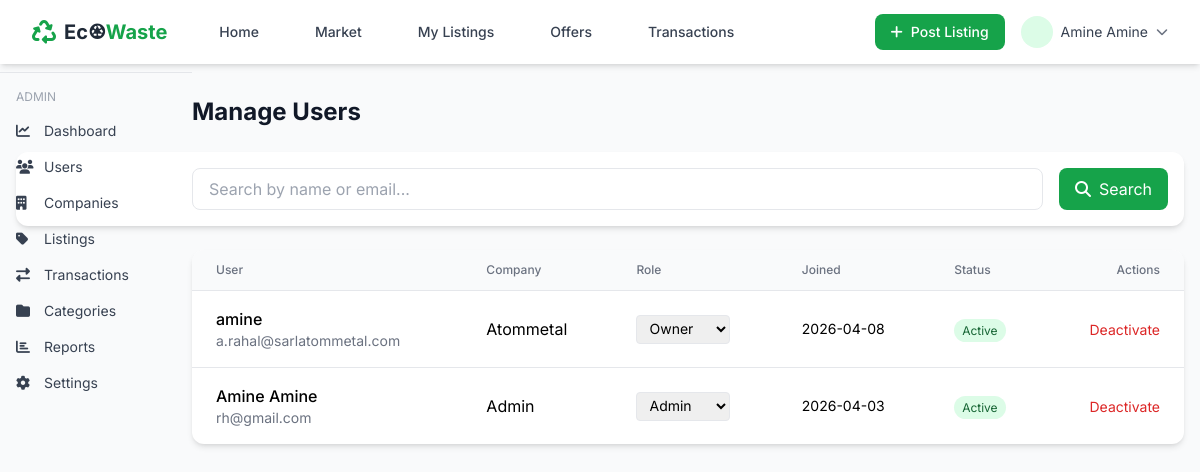
The app's page /admin/users (signed in) with its own data.
### app/auth/models.py (models this page shows, shortened)
class User(db.Model,UserMixin):
    __tablename__ = 'user'
    id = db.Column(db.Integer(),primary_key=True)
    company_id = db.Column(db.Integer(),db.ForeignKey('company.id'))
    full_name = db.Column(db.String(length=30),nullable=False)
    phone = db.Column(db.String(length=30),nullable=False)
    email = db.Column(db.String(length=50),nullable=False,index=True)
    email_verified=db.Column(db.Boolean(),default=False)
    password_hash=db.Column(db.String(length=50),nullable=False)
    role = db.Column(db.String(length=30),nullable=False)  # owner, manager, employee
    authorized=db.Column(db.Boolean(),default=True)
    created_at = db.Column(db.DateTime(timezone=True), server_default=db.func.now())
    owned_company = db.relationship("Company", back_populates="users")
    items = db.relationship('Item', back_populates='owned_user',lazy=True)
    notifications = db.relationship('Notification', back_populates='user')
    transactions_as_seller_manager = db.relationship('Transaction',foreign_keys='Transaction.seller_manager_id', back_populates='seller_manager',lazy=True)
    transactions_as_buyer_manager = db.relationship('Transaction',foreign_keys='Transaction.buyer_manager_id',  back_populates='buyer_manager',lazy=True)
    reviews_written = db.relationship('Review', back_populates='reviewer',foreign_keys='Review.reviewer_id')
    @property
    def password(self):
        return self.password

class Company(db.Model):
    id = db.Column(db.Integer(),primary_key=True)
    name = db.Column(db.String(length=30),nullable=False,unique=True)
    email = db.Column(db.String(200))
    phone = db.Column(db.String(50))
    website = db.Column(db.String(200))
    logo = db.Column(db.String(200))
    rating_avg= db.Column(db.Integer(),default=0)
    total_reviews=db.Column(db.Integer(),default=0)
    address = db.Column(db.String(length=30),nullable=False)
    country = db.Column(db.String(length=30),nullable=False)
    city = db.Column(db.String(length=30),nullable=False)
    company_type = db.Column(db.String(length=30),nullable=False) #generator, recycler, trader
    activity = db.Column(db.String(length=30),nullable=False)
    rc = db.Column(db.String(length=30))
    nif = db.Column(db.String(length=30))
    nis = db.Column(db.String(length=30))
    referal = db.Column(db.String(length=30))
    verified=db.Column(db.Boolean(),default=False)
    verified_by= db.Column(db.Integer())
    verified_at=db.Column(db.DateTime(timezone=True))
    created_at = db.Column(db.DateTime(timezone=True), server_default=db.func.now())
    items = db.relationship('Item', back_populates='owned_company',lazy=True)
    users = db.relationship('User', back_populates='owned_company',lazy=True)
    buy_transactions=db.relationship('Transaction', back_populates='buyer_company',foreign_keys="Transaction.buyer_company_id",lazy=True)
    sell_transactions=db.relationship('Transaction', back_populates='seller_company',foreign_keys="Transaction.seller_company_id",lazy=True)
    offers = db.relationship("Offer",foreign_keys="Offer.sender_company_id",back_populates="sender_company",lazy=True)
    reviews = db.relationship('Review', back_populates='company')

### app/admin/routes.py (the view)
    @login_required
    def decorated_function(*args, **kwargs):
        if current_user.role != 'admin':
            flash('Access denied. Admin privileges required.', 'danger')
            return redirect(url_for('home'))
        return f(*args, **kwargs)

### app/admin/routes.py (called while the page is built)
def admin_required(f):
    @login_required
    def decorated_function(*args, **kwargs):
        if current_user.role != 'admin':
            flash('Access denied. Admin privileges required.', 'danger')
            return redirect(url_for('home'))
        return f(*args, **kwargs)
    decorated_function.__name__ = f.__name__
    return decorated_function

@bp.route('/users')
@admin_required
def users():
    page = request.args.get('page', 1, type=int)
    per_page = 20
    search = request.args.get('search', '')
    query = User.query
    if search:
        query = query.filter(
            User.email.ilike(f'%{search}%') |
            User.first_name.ilike(f'%{search}%') |
            User.last_name.ilike(f'%{search}%')
        )
    pagination = query.order_by(desc(User.created_at)).paginate(page=page, per_page=per_page)
    users = pagination.items
    return render_template('users.html', users=users, pagination=pagination, search=search)

### app/auth/models.py (called while the page is built)
@login_manager.user_loader
def load_user(user_id):
    return User.query.get(int(user_id))

### app/admin/templates/users.html (shortened to what this page needs)
{% extends "base.html" %}
{% block content %}
<div class="bg-gray-50 min-h-screen py-8">
    <div class="max-w-7xl mx-auto px-4">
        <div class="flex justify-between items-center mb-6">
            <h1 class="text-2xl font-bold text-gray-900">Manage Users</h1>
        </div>
        <div class="bg-white rounded-xl shadow-md p-4 mb-6">
            <form method="GET" class="flex gap-4">
                <input type="text" name="search" value="{{ search }}"
                       placeholder="Search by name or email..."
                       class="flex-1 border rounded-lg px-4 py-2">
                <button type="submit" class="px-4 py-2 bg-green-600 text-white rounded-lg hover:bg-green-700">
                    <i class="fas fa-search mr-2"></i>Search
                </button>
            </form>
        </div>
        <div class="bg-white rounded-xl shadow-md overflow-hidden">
            <table class="min-w-full divide-y divide-gray-200">
                <thead class="bg-gray-50">
                    <tr>
                        <th class="px-6 py-3 text-left text-xs font-medium text-gray-500">User</th>
                        <th class="px-6 py-3 text-left text-xs font-medium text-gray-500">Company</th>
                        <th class="px-6 py-3 text-left text-xs font-medium text-gray-500">Role</th>
                        <th class="px-6 py-3 text-left text-xs font-medium text-gray-500">Joined</th>
                        <th class="px-6 py-3 text-left text-xs font-medium text-gray-500">Status</th>
                        <th class="px-6 py-3 text-right text-xs font-medium text-gray-500">Actions</th>
                    </tr>
                </thead>
                <tbody class="divide-y divide-gray-200">
                    {% for user in users %}
                    <tr>
                        <td class="px-6 py-4">
                            <div>
                                <p class="font-medium">{{ user.full_name }}</p>
                                <p class="text-sm text-gray-500">{{ user.email }}</p>
                            </div>
                        </td>
                        <td class="px-6 py-4">{{ user.owned_company.name if user.owned_company else '-' }}</td>
                        <td class="px-6 py-4">
                            <form method="POST" action="{{ url_for('admin.change_user_role', user_id=user.id) }}" class="inline">
                                <select name="role" onchange="this.form.submit()" class="text-sm border rounded px-2 py-1">
                                    <option value="admin" {% if user.role == 'admin' %}selected{% endif %}>Admin</option>
                                    <option value="owner" {% if user.role == 'owner' %}selected{% endif %}>Owner</option>
                                </select>
                            </form>
                        </td>
                        <td class="px-6 py-4 text-sm">{{ user.created_at.strftime('%Y-%m-%d') }}</td>
                        <td class="px-6 py-4">
                            <span class="px-2 py-1 text-xs rounded-full {% if user.is_active %}bg-green-100 text-green-800{% else %}bg-red-100 text-red-800{% endif %}">
                                {{ 'Active' if user.is_active else 'Inactive' }}
                            </span>
                        </td>
                        <td class="px-6 py-4 text-right">
                            <form method="POST" action="{{ url_for('admin.toggle_user_status', user_id=user.id) }}" class="inline">
                                <button type="submit" class="text-sm {% if user.is_active %}text-red-600 hover:text-red-800{% else %}text-green-600 hover:text-green-800{% endif %}">
                                    {% if user.is_active %}Deactivate{% else %}Activate{% endif %}
                                </button>
                            </form>
                        </td>
                    </tr>
                    {% endfor %}
                </tbody>
            </table>
        </div>
    </div>
</div>
{% endblock %}

### app/templates/base.html (shortened to what this page needs)
<!DOCTYPE html>
<html lang="en">
<head>
    <script src="https://cdn.tailwindcss.com"></script>
    <link rel="stylesheet" href="https://cdnjs.cloudflare.com/ajax/libs/font-awesome/6.4.0/css/all.min.css">
</head>
<body class="bg-gray-50">
    <nav class="bg-white shadow-md sticky top-0 z-50">
        <div class="max-w-7xl mx-auto px-4 sm:px-6 lg:px-8">
            <div class="flex justify-between h-16">
                <div class="flex items-center">
                    <a href="{{ url_for('home') }}" class="flex items-center space-x-2">
                        <i class="fas fa-recycle text-2xl text-green-600"></i>
                        <span class="font-bold text-xl text-gray-800">Ec♼<span class="text-green-600">Waste</span></span>
                    </a>
                    <div class="hidden md:flex ml-10 space-x-8">
                        <a href="{{ url_for('home') }}" class="text-gray-700 hover:text-green-600 px-3 py-2 text-sm font-medium {% if request.endpoint == 'main.index' %}text-green-600 border-b-2 border-green-600{% endif %}">
                            Home
                        </a>
                        <a  href="{{url_for('listings.market_category')}}" class="text-gray-700 hover:text-green-600 px-3 py-2 text-sm font-medium ">
                            Market
                        </a>
                        {% if current_user.is_authenticated %}
                        <a href="{{ url_for('listings.listings') }}" class="text-gray-700 hover:text-green-600 px-3 py-2 text-sm font-medium">
                            My Listings
                        </a>
                        <a href="{{ url_for('offers.index') }}" class="text-gray-700 hover:text-green-600 px-3 py-2 text-sm font-medium">
                            Offers
                        </a>
                        <a href="{{ url_for('transactions.index') }}" class="text-gray-700 hover:text-green-600 px-3 py-2 text-sm font-medium">
                            Transactions
                        </a>
                        {% endif %}
                    </div>
                </div>
                <div class="flex items-center space-x-4">
                    {% if current_user.is_authenticated %}
                    <a href="{{ url_for('listings.listing_select_category') }}" class="bg-green-600 text-white px-4 py-2 rounded-lg text-sm font-medium hover:bg-green-700 transition">
                        <i class="fas fa-plus mr-2"></i>Post Listing
                    </a>
                    <div class="relative group">
                        <button class="flex items-center space-x-2 focus:outline-none">
                            {% if current_user.avatar_url %}
                            <img src="{{ current_user.avatar_url }}" class="w-8 h-8 rounded-full object-cover">
                            {% else %}
                            <div class="w-8 h-8 rounded-full bg-green-100 flex items-center justify-center">
                            </div>
                            {% endif %}
                            <span class="text-sm text-gray-700 hidden md:inline">{{ current_user.full_name }}</span>
                            <i class="fas fa-chevron-down text-xs text-gray-500"></i>
                        </button>
                    </div>
                    {% endif %}
                </div>
            </div>
        </div>
    </nav>
    {% if current_user.is_authenticated and current_user.role == 'admin' %}
<div class="border-t mt-2 pt-2 w-48 float-left">
    <div class="px-4 py-2 text-xs text-gray-400 uppercase">Admin</div>
    <a href="{{ url_for('admin.dashboard') }}" class="block px-4 py-2 text-sm text-gray-700 hover:bg-gray-100">
        <i class="fas fa-chart-line w-5 mr-2"></i>Dashboard
    </a>
    <a href="{{ url_for('admin.users') }}" class="block px-4 py-2 text-sm text-gray-700 hover:bg-gray-100">
        <i class="fas fa-users w-5 mr-2"></i>Users
    </a>
    <a href="{{ url_for('admin.companies') }}" class="block px-4 py-2 text-sm text-gray-700 hover:bg-gray-100">
        <i class="fas fa-building w-5 mr-2"></i>Companies
    </a>
    <a href="{{ url_for('admin.listings') }}" class="block px-4 py-2 text-sm text-gray-700 hover:bg-gray-100">
        <i class="fas fa-tag w-5 mr-2"></i>Listings
    </a>
    <a href="{{ url_for('admin.transactions') }}" class="block px-4 py-2 text-sm text-gray-700 hover:bg-gray-100">
        <i class="fas fa-exchange-alt w-5 mr-2"></i>Transactions
    </a>
    <a href="{{ url_for('admin.categories') }}" class="block px-4 py-2 text-sm text-gray-700 hover:bg-gray-100">
        <i class="fas fa-folder w-5 mr-2"></i>Categories
    </a>
    <a href="{{ url_for('admin.reports') }}" class="block px-4 py-2 text-sm text-gray-700 hover:bg-gray-100">
        <i class="fas fa-chart-bar w-5 mr-2"></i>Reports
    </a>
    <a href="{{ url_for('admin.settings') }}" class="block px-4 py-2 text-sm text-gray-700 hover:bg-gray-100">
        <i class="fas fa-cog w-5 mr-2"></i>Settings
    </a>
</div>
{% endif %}
    <main>
        {% block content %}{% endblock %}
    </main>
</body>
</html>

### app/templates/base.html (style rules this page uses)
* { font-family: 'Inter', sans-serif; }

### records on screen
User: full_name "Amine Amine", email "rh@gmail.com", owned_company "Admin", role "Admin", created_at "2026-04-03", is_active "Active"
User: full_name "amine", email "a.rahal@sarlatommetal.com", owned_company "Atommetal", role "Owner", created_at "2026-04-08", is_active "Active"
